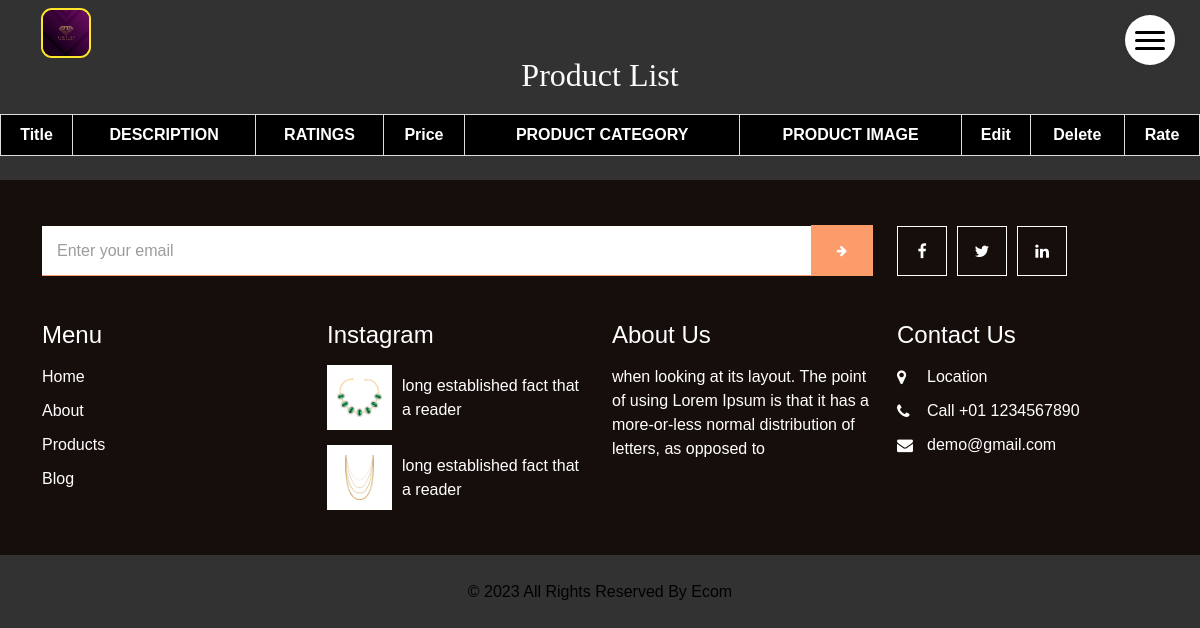
The page /shop/list/ on the database as committed earlier.
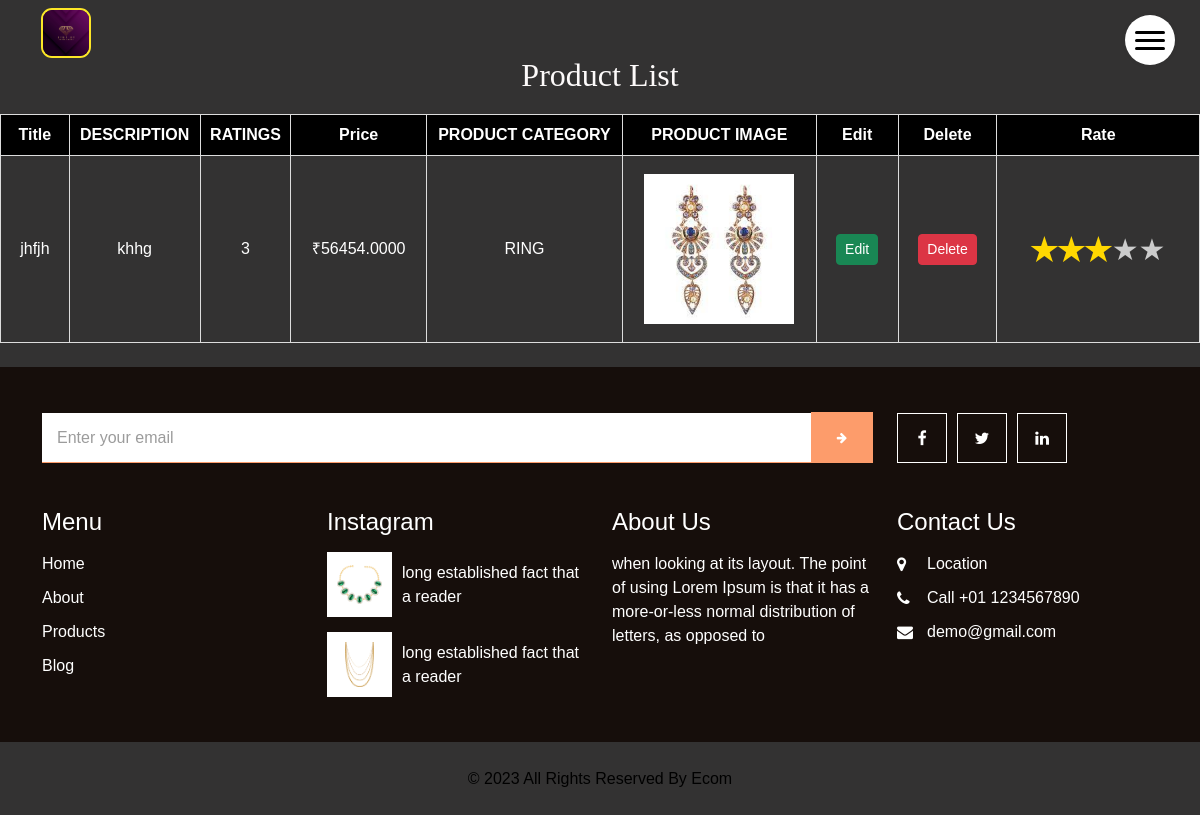
The same page on the database as committed later.
### shop/models.py (models this page shows)
class productmodel(models.Model):
    Title= models.CharField(max_length=225,name='TITLE',null=False)
    Description=models.TextField(max_length=500,name='DESCRIPTION',null=True)
    Price=models.DecimalField(name="PRICE",null=False,decimal_places=4,max_digits=25)
    Rating=models.IntegerField(name='RATINGS',default=1)
    imagepath=models.ImageField(name="IMAGE",upload_to='product_images/', null=True)
    Product_Category=models.CharField(name="PRODUCT_CATEGORY",max_length=500, null=True)

### shop/views.py (the view)
# urls.py: path('list/',listproduct,name="list"),
def listproduct(request):
    products= productmodel.objects.all()
    return render(request,"productlist.html",{"products":products})

### templates/productlist.html (shortened to what this page needs)
{%extends 'base.html'%}
{%block content%}
{%load static %}
<link href='{% static "/css/table.css" %}'rel="stylesheet" />
<body class="body">
<div class="div">
  <h2 class="head" >Product List</h2>
  <table class="tablestyle">
    <thead>
      <tr>
        <th class="tablehead">Title</th>
        <th class="tablehead">DESCRIPTION</th>
        <th class="tablehead">RATINGS</th>
        <th class="tablehead">Price</th>
        <th class="tablehead">PRODUCT CATEGORY</th>
        <th class="tablehead">PRODUCT IMAGE</th>
        <th class="tablehead">Edit</th>
        <th class="tablehead">Delete</th>
        <th class="tablehead">Rate</th>
      </tr>
    </thead>
    <tbody>
        {%for product in products%}
      <tr>
        <td class="td">{{product.TITLE}}</td>
        <td class="td">{{product.DESCRIPTION}}</td>
        <td class="td" id="rating-{{product.id}}">{{product.RATINGS}}</td>
        <td class="td">₹{{product.PRICE}}</td>
        <td class="td">{{product.PRODUCT_CATEGORY}}</td>
        <td class="td"><img src="{{ product.IMAGE.url }}"  alt="Product Image"  width="150px"></td>
        <td class="td">
          <button type="button" class="btn btn-success btn-sm"><a style="color: white;" href="{%url 'edit' product.id %}">Edit </a></button>
        </td>
        <td class="td">
          <button type="button"  class="btn btn-danger btn-sm"><a style="color: white;"  href="{%url 'delete' product.id %}">Delete</a></button>
        </td>
        <td class="td">
          <div class="container">
            <div class="rating" data-rating="0">
              {% if product.RATINGS %}
                {% for i in "x"|ljust:"5" %}
                {% if forloop.counter <= product.RATINGS %}
                <span class="star active star-{{product.id}}" onclick="testfun('{{product.id}}',this.getAttribute('data-value'))" data-value="{{ forloop.counter }}">&#9733;</span>
                {% else %}
                <span class="star star-{{product.id}}" onclick="testfun('{{product.id}}',this.getAttribute('data-value'))" data-value="{{ forloop.counter }}">&#9733;</span>
                {% endif %}
                {%endfor%}
                {%endif%}
            </div>
        </td>
      </tr>
      {%endfor%}
    </tbody>
  </table>
</div>
{%endblock%}

Rows that differ between the two databases and show on the page:
added productmodel: TITLE "jhfjh", DESCRIPTION "khhg", RATINGS "3", PRICE "56454.0000", PRODUCT_CATEGORY "RING", IMAGE (picture)
